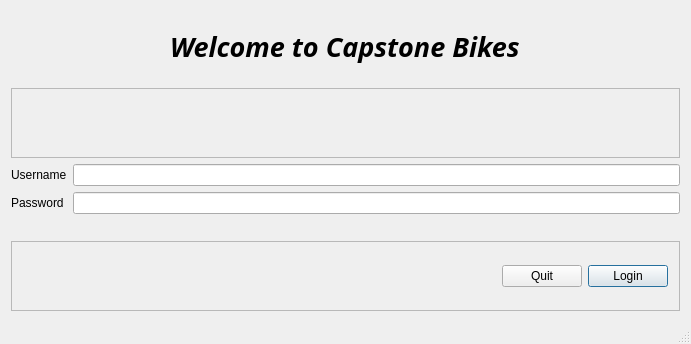
<?xml version="1.0" encoding="UTF-8"?>
<ui version="4.0">
 <class>MainWindow</class>
 <widget class="QMainWindow" name="MainWindow">
  <property name="geometry">
   <rect>
    <x>0</x>
    <y>0</y>
    <width>691</width>
    <height>344</height>
   </rect>
  </property>
  <property name="windowTitle">
   <string>MainWindow</string>
  </property>
  <widget class="QWidget" name="centralWidget">
   <layout class="QVBoxLayout" name="verticalLayout">
    <item alignment="Qt::AlignHCenter">
     <widget class="QLabel" name="label">
      <property name="font">
       <font>
        <family>Purisa</family>
        <pointsize>20</pointsize>
        <weight>75</weight>
        <italic>true</italic>
        <bold>true</bold>
       </font>
      </property>
      <property name="text">
       <string>Welcome to Capstone Bikes</string>
      </property>
     </widget>
    </item>
    <item>
     <widget class="QFrame" name="frame_2">
      <property name="frameShape">
       <enum>QFrame::StyledPanel</enum>
      </property>
      <property name="frameShadow">
       <enum>QFrame::Raised</enum>
      </property>
      <layout class="QHBoxLayout" name="horizontalLayout_2">
       <item alignment="Qt::AlignHCenter">
        <widget class="QLabel" name="imgView">
         <property name="text">
          <string/>
         </property>
        </widget>
       </item>
      </layout>
     </widget>
    </item>
    <item>
     <layout class="QFormLayout" name="formLayout">
      <item row="0" column="0">
       <widget class="QLabel" name="label_2">
        <property name="text">
         <string>Username</string>
        </property>
       </widget>
      </item>
      <item row="0" column="1">
       <widget class="QLineEdit" name="usernameTxt"/>
      </item>
      <item row="1" column="0">
       <widget class="QLabel" name="label_3">
        <property name="text">
         <string>Password</string>
        </property>
       </widget>
      </item>
      <item row="1" column="1">
       <widget class="QLineEdit" name="passwordTxt">
        <property name="echoMode">
         <enum>QLineEdit::Password</enum>
        </property>
       </widget>
      </item>
     </layout>
    </item>
    <item>
     <widget class="QFrame" name="frame">
      <property name="frameShape">
       <enum>QFrame::StyledPanel</enum>
      </property>
      <property name="frameShadow">
       <enum>QFrame::Raised</enum>
      </property>
      <layout class="QHBoxLayout" name="horizontalLayout">
       <item>
        <spacer name="horizontalSpacer">
         <property name="orientation">
          <enum>Qt::Horizontal</enum>
         </property>
         <property name="sizeHint" stdset="0">
          <size>
           <width>40</width>
           <height>20</height>
          </size>
         </property>
        </spacer>
       </item>
       <item>
        <widget class="QPushButton" name="cancelButton">
         <property name="text">
          <string>Quit</string>
         </property>
        </widget>
       </item>
       <item>
        <widget class="QPushButton" name="loginButton">
         <property name="text">
          <string>Login</string>
         </property>
         <property name="autoDefault">
          <bool>false</bool>
         </property>
         <property name="default">
          <bool>true</bool>
         </property>
        </widget>
       </item>
      </layout>
     </widget>
    </item>
   </layout>
  </widget>
  <widget class="QStatusBar" name="statusBar"/>
 </widget>
 <layoutdefault spacing="6" margin="11"/>
 <resources/>
 <connections/>
</ui>
